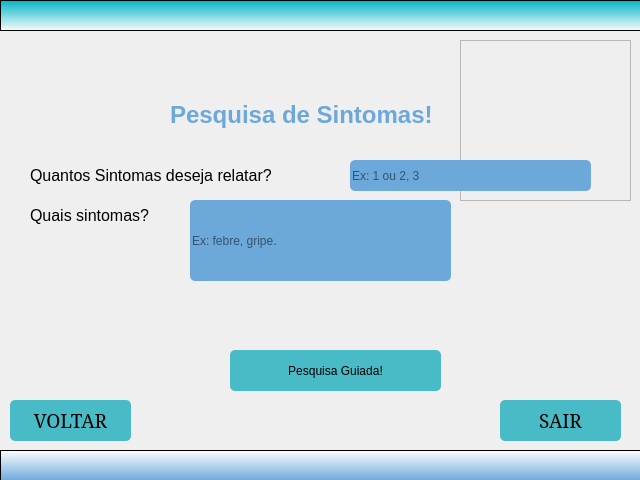
<?xml version="1.0" encoding="UTF-8"?>
<ui version="4.0">
 <class>MainWindow</class>
 <widget class="QMainWindow" name="MainWindow">
  <property name="geometry">
   <rect>
    <x>0</x>
    <y>0</y>
    <width>640</width>
    <height>480</height>
   </rect>
  </property>
  <property name="font">
   <font>
    <weight>50</weight>
    <bold>false</bold>
   </font>
  </property>
  <property name="windowTitle">
   <string>MainWindow</string>
  </property>
  <widget class="QWidget" name="centralwidget">
   <property name="styleSheet">
    <string notr="true">font: 14pt &quot;Constantia&quot;;</string>
   </property>
   <widget class="QFrame" name="frame">
    <property name="geometry">
     <rect>
      <x>0</x>
      <y>0</y>
      <width>641</width>
      <height>31</height>
     </rect>
    </property>
    <property name="styleSheet">
     <string notr="true">background-color: qlineargradient(spread:pad, x1:0.5, y1:0, x2:0.5, y2:1, stop:0 rgba(0, 181, 198, 255), stop:1 rgba(255, 255, 255, 224));</string>
    </property>
    <property name="frameShape">
     <enum>QFrame::StyledPanel</enum>
    </property>
    <property name="frameShadow">
     <enum>QFrame::Raised</enum>
    </property>
   </widget>
   <widget class="QFrame" name="frame_2">
    <property name="geometry">
     <rect>
      <x>0</x>
      <y>450</y>
      <width>641</width>
      <height>31</height>
     </rect>
    </property>
    <property name="styleSheet">
     <string notr="true">background-color: qlineargradient(spread:pad, x1:0.5, y1:0, x2:0.5, y2:1, stop:0 rgba(255, 255, 255, 255), stop:1 rgba(108, 168, 218, 255));</string>
    </property>
    <property name="frameShape">
     <enum>QFrame::StyledPanel</enum>
    </property>
    <property name="frameShadow">
     <enum>QFrame::Raised</enum>
    </property>
   </widget>
   <widget class="QFrame" name="frame_3">
    <property name="geometry">
     <rect>
      <x>460</x>
      <y>40</y>
      <width>171</width>
      <height>161</height>
     </rect>
    </property>
    <property name="toolTipDuration">
     <number>1</number>
    </property>
    <property name="styleSheet">
     <string notr="true">border-image: url(:/simbolo/logo-_simbolo-removebg-preview.png);</string>
    </property>
    <property name="frameShape">
     <enum>QFrame::StyledPanel</enum>
    </property>
    <property name="frameShadow">
     <enum>QFrame::Raised</enum>
    </property>
   </widget>
   <widget class="QPushButton" name="botaosair">
    <property name="geometry">
     <rect>
      <x>500</x>
      <y>400</y>
      <width>121</width>
      <height>41</height>
     </rect>
    </property>
    <property name="font">
     <font>
      <family>Constantia</family>
      <pointsize>14</pointsize>
      <weight>50</weight>
      <italic>false</italic>
      <bold>false</bold>
     </font>
    </property>
    <property name="cursor">
     <cursorShape>PointingHandCursor</cursorShape>
    </property>
    <property name="styleSheet">
     <string notr="true">QPushButton{
background-color: rgb(72, 187, 198);
border-radius: 5px;	
}
QPushButton:hover{
background-color: rgb(72, 187, 198);
border-radius: 5px;	
}
QPushButton:pressed{
background-color: rgb(255 , 255, 255);
border-radius: 5px;	
}
</string>
    </property>
    <property name="text">
     <string>SAIR</string>
    </property>
   </widget>
   <widget class="QPushButton" name="botaovoltar">
    <property name="geometry">
     <rect>
      <x>10</x>
      <y>400</y>
      <width>121</width>
      <height>41</height>
     </rect>
    </property>
    <property name="font">
     <font>
      <family>Constantia</family>
      <pointsize>14</pointsize>
      <weight>50</weight>
      <italic>false</italic>
      <bold>false</bold>
     </font>
    </property>
    <property name="cursor">
     <cursorShape>PointingHandCursor</cursorShape>
    </property>
    <property name="styleSheet">
     <string notr="true">QPushButton{
background-color: rgb(72, 187, 198);
border-radius: 5px;	
}
QPushButton:hover{
background-color: rgb(72, 187, 198);
border-radius: 5px;	
}
QPushButton:pressed{
background-color: rgb(255 , 255, 255);
border-radius: 5px;	
}
</string>
    </property>
    <property name="text">
     <string>VOLTAR</string>
    </property>
   </widget>
   <widget class="QLabel" name="label_principal">
    <property name="geometry">
     <rect>
      <x>170</x>
      <y>90</y>
      <width>321</width>
      <height>50</height>
     </rect>
    </property>
    <property name="styleSheet">
     <string notr="true">
color: rgb(108, 168, 218);</string>
    </property>
    <property name="text">
     <string>&lt;html&gt;&lt;head/&gt;&lt;body&gt;&lt;p&gt;&lt;span style=&quot; font-size:18pt; font-weight:600;&quot;&gt;Pesquisa de Sintomas!&lt;/span&gt;&lt;/p&gt;&lt;/body&gt;&lt;/html&gt;</string>
    </property>
   </widget>
   <widget class="QLabel" name="label_regiao">
    <property name="geometry">
     <rect>
      <x>30</x>
      <y>160</y>
      <width>321</width>
      <height>31</height>
     </rect>
    </property>
    <property name="text">
     <string>&lt;html&gt;&lt;head/&gt;&lt;body&gt;&lt;p&gt;&lt;span style=&quot; font-size:12pt;&quot;&gt;Quantos Sintomas deseja relatar?&lt;/span&gt;&lt;/p&gt;&lt;/body&gt;&lt;/html&gt;</string>
    </property>
   </widget>
   <widget class="QLabel" name="label_tempo">
    <property name="geometry">
     <rect>
      <x>30</x>
      <y>200</y>
      <width>201</width>
      <height>31</height>
     </rect>
    </property>
    <property name="text">
     <string>&lt;html&gt;&lt;head/&gt;&lt;body&gt;&lt;p&gt;&lt;span style=&quot; font-size:12pt;&quot;&gt;Quais sintomas?&lt;/span&gt;&lt;/p&gt;&lt;/body&gt;&lt;/html&gt;</string>
    </property>
   </widget>
   <widget class="QPushButton" name="botaopesquisa">
    <property name="geometry">
     <rect>
      <x>230</x>
      <y>350</y>
      <width>211</width>
      <height>41</height>
     </rect>
    </property>
    <property name="cursor">
     <cursorShape>PointingHandCursor</cursorShape>
    </property>
    <property name="styleSheet">
     <string notr="true">QPushButton{
background-color: rgb(72, 187, 198);
border-radius: 5px;	
}
QPushButton:hover{
background-color: rgb(72, 187, 198);
border-radius: 5px;	
}
QPushButton:pressed{
background-color: rgb(255 , 255, 255);
border-radius: 5px;	
}
</string>
    </property>
    <property name="text">
     <string>Pesquisa Guiada!</string>
    </property>
   </widget>
   <widget class="QLineEdit" name="quantsintomas">
    <property name="geometry">
     <rect>
      <x>350</x>
      <y>160</y>
      <width>241</width>
      <height>31</height>
     </rect>
    </property>
    <property name="styleSheet">
     <string notr="true">QLineEdit{
background-color: rgb(108, 168, 218);
border-radius:5px;
}</string>
    </property>
    <property name="text">
     <string/>
    </property>
    <property name="placeholderText">
     <string>Ex: 1 ou 2, 3</string>
    </property>
   </widget>
   <widget class="QLineEdit" name="quantsintomas_2">
    <property name="geometry">
     <rect>
      <x>190</x>
      <y>200</y>
      <width>261</width>
      <height>81</height>
     </rect>
    </property>
    <property name="styleSheet">
     <string notr="true">QLineEdit{
background-color: rgb(108, 168, 218);
border-radius:5px;
}</string>
    </property>
    <property name="text">
     <string/>
    </property>
    <property name="placeholderText">
     <string>Ex: febre, gripe.</string>
    </property>
   </widget>
  </widget>
 </widget>
 <resources>
  <include location="simbolo.qrc"/>
 </resources>
 <connections/>
</ui>
